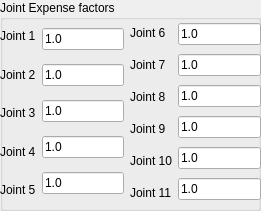
      <widget class="QGroupBox" name="groupBox_3">
       <property name="geometry">
        <rect>
         <x>690</x>
         <y>0</y>
         <width>261</width>
         <height>211</height>
        </rect>
       </property>
       <property name="title">
        <string>Joint Expense factors</string>
       </property>
       <widget class="QWidget" name="horizontalLayoutWidget_2">
        <property name="geometry">
         <rect>
          <x>0</x>
          <y>20</y>
          <width>261</width>
          <height>186</height>
         </rect>
        </property>
        <layout class="QHBoxLayout" name="horizontalLayout_8">
         <item>
          <layout class="QHBoxLayout" name="horizontalLayout_69">
           <item>
            <layout class="QVBoxLayout" name="verticalLayout_44">
             <item>
              <widget class="QLabel" name="label_95">
               <property name="text">
                <string>Joint 1</string>
               </property>
              </widget>
             </item>
             <item>
              <widget class="QLabel" name="label_96">
               <property name="text">
                <string>Joint 2</string>
               </property>
              </widget>
             </item>
             <item>
              <widget class="QLabel" name="label_103">
               <property name="text">
                <string>Joint 3</string>
               </property>
              </widget>
             </item>
             <item>
              <widget class="QLabel" name="label_104">
               <property name="text">
                <string>Joint 4</string>
               </property>
              </widget>
             </item>
             <item>
              <widget class="QLabel" name="label_105">
               <property name="text">
                <string>Joint 5</string>
               </property>
              </widget>
             </item>
            </layout>
           </item>
           <item>
            <layout class="QVBoxLayout" name="verticalLayout_48">
             <item>
              <widget class="QLineEdit" name="lineEdit_lambda_1">
               <property name="text">
                <string>1.0</string>
               </property>
              </widget>
             </item>
             <item>
              <widget class="QLineEdit" name="lineEdit_lambda_2">
               <property name="text">
                <string>1.0</string>
               </property>
              </widget>
             </item>
             <item>
              <widget class="QLineEdit" name="lineEdit_lambda_3">
               <property name="text">
                <string>1.0</string>
               </property>
              </widget>
             </item>
             <item>
              <widget class="QLineEdit" name="lineEdit_lambda_4">
               <property name="text">
                <string>1.0</string>
               </property>
              </widget>
             </item>
             <item>
              <widget class="QLineEdit" name="lineEdit_lambda_5">
               <property name="text">
                <string>1.0</string>
               </property>
              </widget>
             </item>
            </layout>
           </item>
          </layout>
         </item>
         <item>
          <layout class="QHBoxLayout" name="horizontalLayout_70">
           <item>
            <layout class="QVBoxLayout" name="verticalLayout_51">
             <item>
              <widget class="QLabel" name="label_117">
               <property name="text">
                <string>Joint 6</string>
               </property>
              </widget>
             </item>
             <item>
              <widget class="QLabel" name="label_118">
               <property name="text">
                <string>Joint 7</string>
               </property>
              </widget>
             </item>
             <item>
              <widget class="QLabel" name="label_119">
               <property name="text">
                <string>Joint 8</string>
               </property>
              </widget>
             </item>
             <item>
              <widget class="QLabel" name="label_120">
               <property name="text">
                <string>Joint 9</string>
               </property>
              </widget>
             </item>
             <item>
              <widget class="QLabel" name="label_121">
               <property name="text">
                <string>Joint 10</string>
               </property>
              </widget>
             </item>
             <item>
              <widget class="QLabel" name="label_122">
               <property name="text">
                <string>Joint 11</string>
               </property>
              </widget>
             </item>
            </layout>
           </item>
           <item>
            <layout class="QVBoxLayout" name="verticalLayout_52">
             <item>
              <widget class="QLineEdit" name="lineEdit_lambda_6">
               <property name="text">
                <string>1.0</string>
               </property>
              </widget>
             </item>
             <item>
              <widget class="QLineEdit" name="lineEdit_lambda_7">
               <property name="text">
                <string>1.0</string>
               </property>
              </widget>
             </item>
             <item>
              <widget class="QLineEdit" name="lineEdit_lambda_8">
               <property name="text">
                <string>1.0</string>
               </property>
              </widget>
             </item>
             <item>
              <widget class="QLineEdit" name="lineEdit_lambda_9">
               <property name="text">
                <string>1.0</string>
               </property>
              </widget>
             </item>
             <item>
              <widget class="QLineEdit" name="lineEdit_lambda_10">
               <property name="text">
                <string>1.0</string>
               </property>
              </widget>
             </item>
             <item>
              <widget class="QLineEdit" name="lineEdit_lambda_11">
               <property name="text">
                <string>1.0</string>
               </property>
              </widget>
             </item>
            </layout>
           </item>
          </layout>
         </item>
        </layout>
       </widget>
      </widget>
